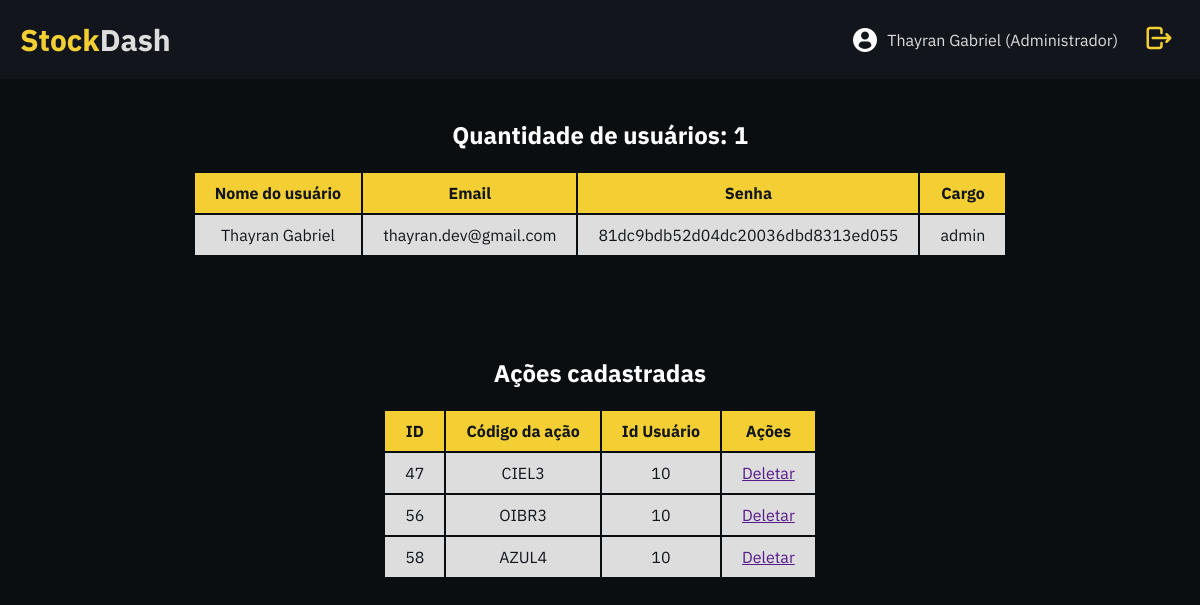
/php/admin.php (signed in), run on the app's committed database.
### tables this page shows
CREATE TABLE `usuarios` (
  `id` int(11) NOT NULL,
  `nome` varchar(100) NOT NULL,
  `email` varchar(100) NOT NULL,
  `senha` varchar(100) NOT NULL,
  `cargo` varchar(100) NOT NULL,
  `created_at` timestamp NOT NULL DEFAULT current_timestamp(),
  `updated_at` timestamp NOT NULL DEFAULT current_timestamp() ON UPDATE current_timestamp()
);

CREATE TABLE `interesses` (
  `id` int(11) NOT NULL,
  `symbol` varchar(30) NOT NULL,
  `id_usuario` int(11) NOT NULL,
  `created_at` timestamp NOT NULL DEFAULT current_timestamp(),
  `updated_at` timestamp NOT NULL DEFAULT current_timestamp() ON UPDATE current_timestamp()
);

### php/admin.php (the view, shortened to what this page needs)
<?php
  require 'db_connection.php';
$contador = $conn->query("SELECT COUNT(nome) as numero_registros FROM `usuarios`");
$contador = mysqli_fetch_array($contador);
function get_all_data($conn){
  $get_data = mysqli_query($conn,"SELECT * FROM `usuarios`");
  if(mysqli_num_rows($get_data) > 0){
    echo '<div class="container-dados"><table>
    <tr>
    <th>Nome do usuário</th>
    <th>Email</th>
    <th>Senha</th>
    <th>Cargo</th>
    </tr>';
    while($row = mysqli_fetch_assoc($get_data)){
      echo '<tr class="dados">
      <td>'.$row['nome'].'</td>
      <td>'.$row['email'].'</td>
      <td>'.$row['senha'].'</td>
      <td>'.$row['cargo'].'</td>
           </tr>';
       }
       echo '</table>';
     }else{
       echo "<h3>Nenhum registro encontrado. Por favor insira alguns registros.</h3>";
    }
}
function get_all_stocks($conn){
  $get_data = mysqli_query($conn,"SELECT * FROM `interesses`");
  if(mysqli_num_rows($get_data) > 0){
    echo '<div class="container-dados"><table>
    <tr>
    <th>ID</th>
    <th>Código da ação</th>
    <th>Id Usuário</th>
    <th>Ações</th>
    </tr>';
    while($row = mysqli_fetch_assoc($get_data)){
      echo '<tr class="dados">
      <td>'.$row['id'].'</td>
      <td>'.$row['symbol'].'</td>
      <td>'.$row['id_usuario'].'</td>
      <td><a href="">Deletar</a></td>
      </tr>';
       }
       echo '</table>';
     }else{
       echo "<h3>Nenhum registro encontrado. Por favor insira alguns registros.</h3>";
    }
}
?>
<!DOCTYPE html>
<head>
  <link rel="stylesheet" href="css/admin.css">
</head>
<body>
  <header>
    <div class="logo">
      <a href="#"><strong>Stock</strong>Dash</a>
    </div>
    <div class="perfil">
      <img class="foto" src="/meutcc/images/usuario-de-perfil.png" alt="foto de perfil">
      <p class="username"><?=$_SESSION['nome'].' (Administrador)';?></p>
      <form action="logout.php" method="post">
                <button class="logout" name="logout" type="submit">
                </button>
            </form>
    </div>
  </header>
  <div class="dados">
    <?='<h1 class="title">Quantidade de usuários: ',$contador['numero_registros'].'</h1>' ?>
    <?=get_all_data($conn); ?>
  </div>
  <div class="dados">
    <h1 class="title">Ações cadastradas</h1>
    <?=get_all_stocks($conn); ?>
  </div>
</body>

### php/css/admin.css (style rules this page uses)
* { margin: 0; }
body { font-family: 'IBM Plex Sans', sans-serif; background-color: #0B0E11; }
header { display: flex; justify-content: space-between; align-items: center; padding: 20px; background-color: var(--background-color); color: #ddd; }
header .logo strong { color: #F3CF34; font-weight: 700; font-size: 30px; }
header .logo a { text-decoration: none; color: #ddd; font-weight: 700; font-size: 30px; font-weight: bold; }
.perfil { display: flex; align-items: center; }
.username { margin-right: 20px; margin-left: 10px; }
.logout { background: none; border: none; cursor: pointer; }
.logout svg { stroke: #F3CF34; width: 30px; height: 30px; stroke-width: 2; }
.container-dados { display: flex; justify-content: center; align-items: center; margin-top: 20px; margin-bottom: 100px; }
.dados { text-align: center; }
.dados h1 { font-size: 1.5em; margin-top: 40px; color: #FFF; }
table { color: var(--title-colors); border: none; }
th { background-color: var(--primary-color); padding: 10px 20px; }
td { background-color: #ddd; padding: 10px 20px; }

### data on the page
usuarios: nome "Thayran Gabriel", email "thayran.dev@gmail.com", senha "81dc9bdb52d04dc20036dbd8313ed055", cargo "admin"
interesses: id "47", symbol "CIEL3", id_usuario "10"
interesses: id "56", symbol "OIBR3", id_usuario "10"
interesses: id "58", symbol "AZUL4", id_usuario "10"

### other printed values
$_SESSION['nome'] "Thayran Gabriel"
$contador['numero_registros'] "1"
